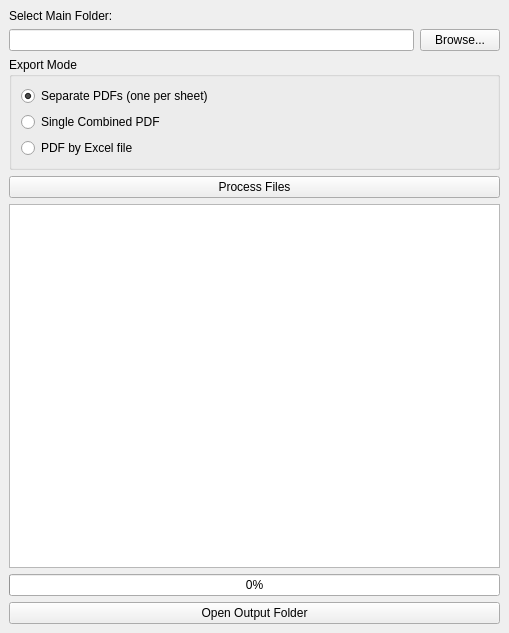
<?xml version="1.0" encoding="UTF-8"?>
<ui version="4.0">
 <class>MainWindow</class>
 <widget class="QMainWindow" name="MainWindow">
  <property name="geometry">
   <rect>
    <x>0</x>
    <y>0</y>
    <width>509</width>
    <height>633</height>
   </rect>
  </property>
  <property name="windowTitle">
   <string>Data Flipper</string>
  </property>
  <widget class="QWidget" name="centralwidget">
   <layout class="QVBoxLayout" name="verticalLayout">
    <item>
     <widget class="QLabel" name="labelFolder">
      <property name="text">
       <string>Select Main Folder:</string>
      </property>
     </widget>
    </item>
    <item>
     <layout class="QHBoxLayout" name="horizontalLayoutPath">
      <item>
       <widget class="QLineEdit" name="txtFolderPath"/>
      </item>
      <item>
       <widget class="QPushButton" name="btnSelectFolder">
        <property name="text">
         <string>Browse...</string>
        </property>
       </widget>
      </item>
     </layout>
    </item>
    <item>
     <widget class="QGroupBox" name="groupExportMode">
      <property name="title">
       <string>Export Mode</string>
      </property>
      <layout class="QVBoxLayout">
       <item>
        <widget class="QRadioButton" name="radioSeparate">
         <property name="text">
          <string>Separate PDFs (one per sheet)</string>
         </property>
         <property name="checked">
          <bool>true</bool>
         </property>
        </widget>
       </item>
       <item>
        <widget class="QRadioButton" name="radioCombined">
         <property name="text">
          <string>Single Combined PDF</string>
         </property>
        </widget>
       </item>
       <item>
        <widget class="QRadioButton" name="radioPerFile">
         <property name="text">
          <string>PDF by Excel file</string>
         </property>
        </widget>
       </item>
      </layout>
     </widget>
    </item>
    <item>
     <widget class="QPushButton" name="btnProcess">
      <property name="text">
       <string>Process Files</string>
      </property>
     </widget>
    </item>
    <item>
     <widget class="QTextEdit" name="txtOutput">
      <property name="readOnly">
       <bool>true</bool>
      </property>
     </widget>
    </item>
    <item>
     <widget class="QProgressBar" name="progressBar">
      <property name="minimum">
       <number>0</number>
      </property>
      <property name="maximum">
       <number>100</number>
      </property>
      <property name="value">
       <number>0</number>
      </property>
      <property name="textVisible">
       <bool>true</bool>
      </property>
     </widget>
    </item>
    <item>
     <widget class="QPushButton" name="btnOpenOutputFolder">
      <property name="text">
       <string>Open Output Folder</string>
      </property>
     </widget>
    </item>
   </layout>
  </widget>
 </widget>
 <resources/>
 <connections/>
</ui>
